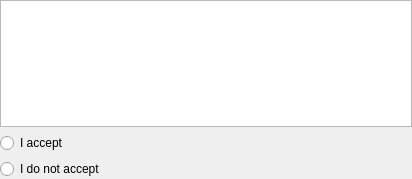
<?xml version="1.0" encoding="UTF-8"?>
<ui version="4.0">
 <class>PolicyPage</class>
 <widget class="QWidget" name="PolicyPage">
  <property name="objectName">
   <string>PolicyPage</string>
  </property>
  <property name="geometry">
   <rect>
    <x>0</x>
    <y>0</y>
    <width>412</width>
    <height>179</height>
   </rect>
  </property>
  <property name="windowTitle">
    <string>Privacy Policy</string>
  </property>
  <layout class="QVBoxLayout" name="verticalLayout">
   <property name="margin">
    <number>0</number>
   </property>
   <item>
    <widget class="QTextEdit" name="textBox">
    <property name="readOnly">
     <bool>true</bool>
    </property>
    </widget>
   </item>
   <item>
    <widget class="QRadioButton" name="acceptButton">
    <property name="text">
     <string>I accept</string>
    </property>
    </widget>
   </item>
   <item>
    <widget class="QRadioButton" name="rejectButton">
    <property name="text">
     <string>I do not accept</string>
    </property>
    </widget>
   </item>
  </layout>
 </widget>
 <resources/>
 <connections/>
</ui>
